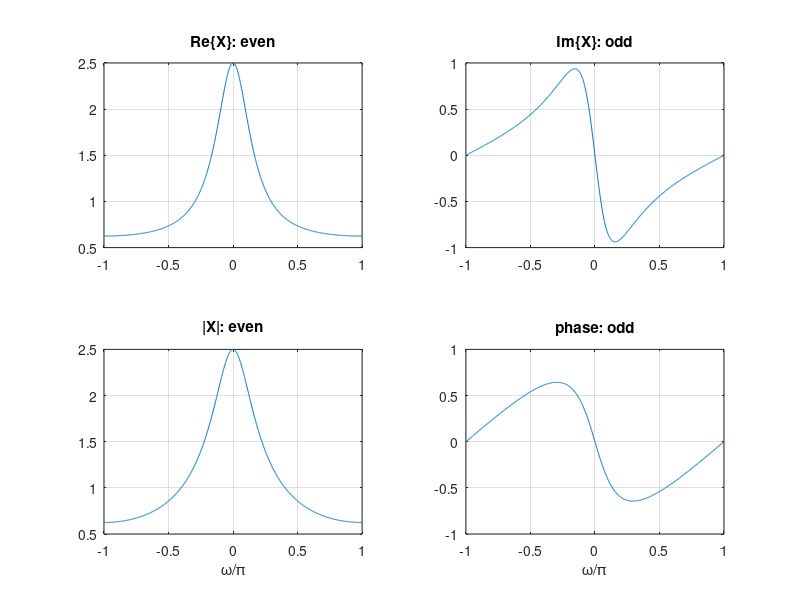

Source code (MATLAB):
% Signals and Systems — Properties: Linearity and Symmetry
%title: Linearity and Symmetry of the Fourier Transform
%ar-title: الخطية والتماثل في تحويل فورييه
%lesson: ss-ch4-4
%course: signals-systems

%% Linearity: one combined fraction
%ar: x[n] = 4(−½)^n u[n] + (⅓)^n u[n]. بالخطية نجمع تحويلين، والمثال يوحّد المقام. نتحقق أن الصيغتين متطابقتان على كل ω.
w = linspace(-pi, pi, 1001); z = exp(-1j*w);
X1 = 4./(1 + 0.5*z) + 1./(1 - z/3);
X2 = (5 - (5/6)*z)./(1 + z/6 - z.^2/6);
fprintf('max difference = %.2e\n', max(abs(X1 - X2)))
%check: max(abs(X1 - X2)) < 1e-12

%% Real signal -> conjugate-symmetric spectrum
%ar: لأي إشارة حقيقية: X(−ω) = X*(ω). إذن |X| زوجية، والطور فردي، Re{X} زوجي، و Im{X} فردي.
a = 0.6; X = 1./(1 - a*exp(-1j*w));
fprintf('max |X(-w) - conj(X(w))| = %.2e\n', max(abs(fliplr(X) - conj(X))))
subplot(2,2,1); plot(w/pi, real(X)); grid on; title('Re\{X\}: even')
subplot(2,2,2); plot(w/pi, imag(X)); grid on; title('Im\{X\}: odd')
subplot(2,2,3); plot(w/pi, abs(X)); grid on; title('|X|: even'); xlabel('\omega/\pi')
subplot(2,2,4); plot(w/pi, angle(X)); grid on; title('phase: odd'); xlabel('\omega/\pi')
%check: max(abs(fliplr(X) - conj(X))) < 1e-12

%% Even part <-> real part
%ar: تحويل الجزء الزوجي = Re{X}. نحسب الجزء الزوجي لـ a^n u[n] ثم نحسب تحويله بالجمع المباشر.
n = -100:100; x = a.^n.*(n >= 0); xe = (x + fliplr(x))/2;
Xe = exp(-1j*w.'*n) * xe.';
fprintf('max |FT{xe} - Re{X}| = %.2e\n', max(abs(Xe.' - real(X))))
%check: max(abs(Xe.' - real(X))) < 1e-12

%%! Project idea: halve the work with symmetry
%ar: مشروع: لأن الطيف متماثل للإشارات الحقيقية، يكفي حساب الترددات الموجبة فقط. في fft: نصف القيم الأولى تكفي، والباقي مرافقها. وفّر الحساب والذاكرة في تطبيقاتك.
rng(7); x = randn(1, 16); F = fft(x);
fprintf('F(16-k+1) == conj(F(k+1)) for k = 1..7: %d\n', max(abs(F(16:-1:10) - conj(F(2:8)))) < 1e-12)
